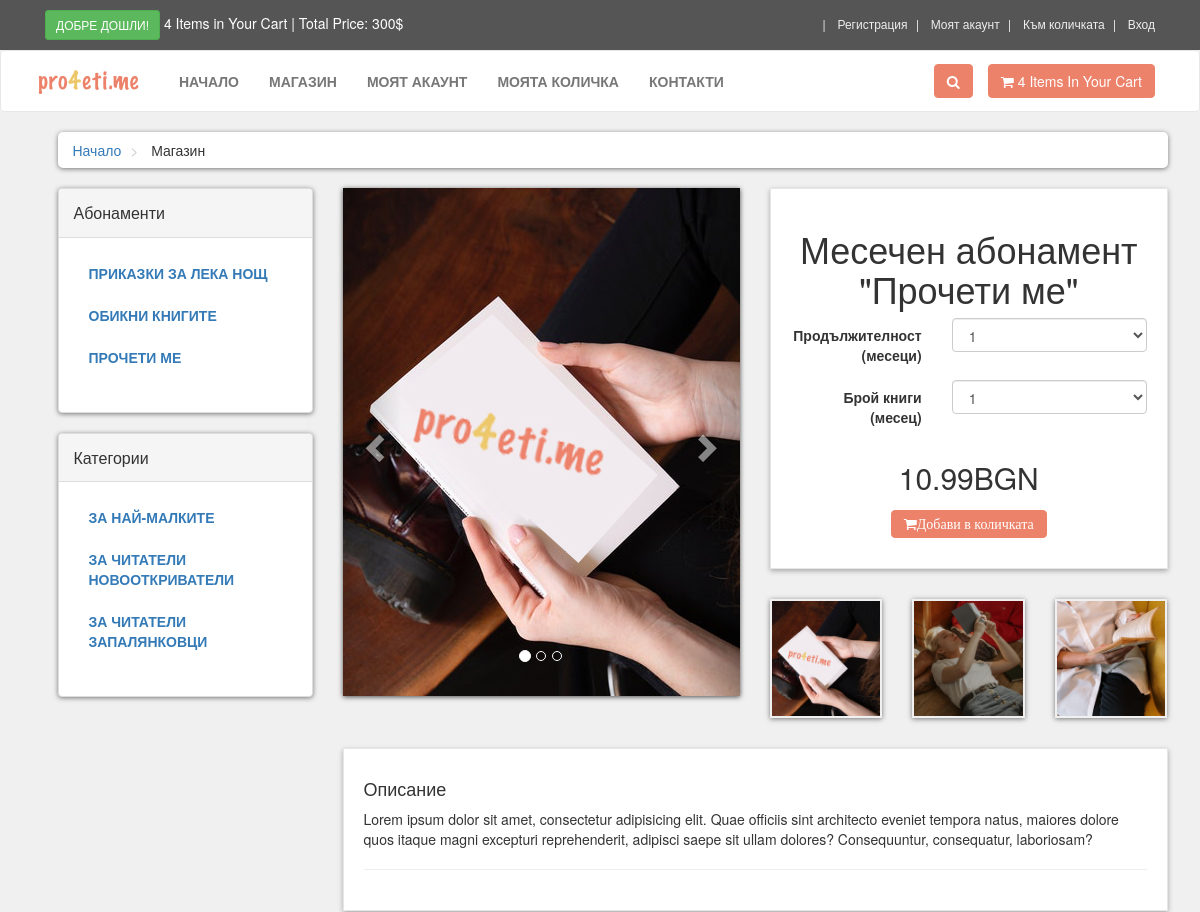
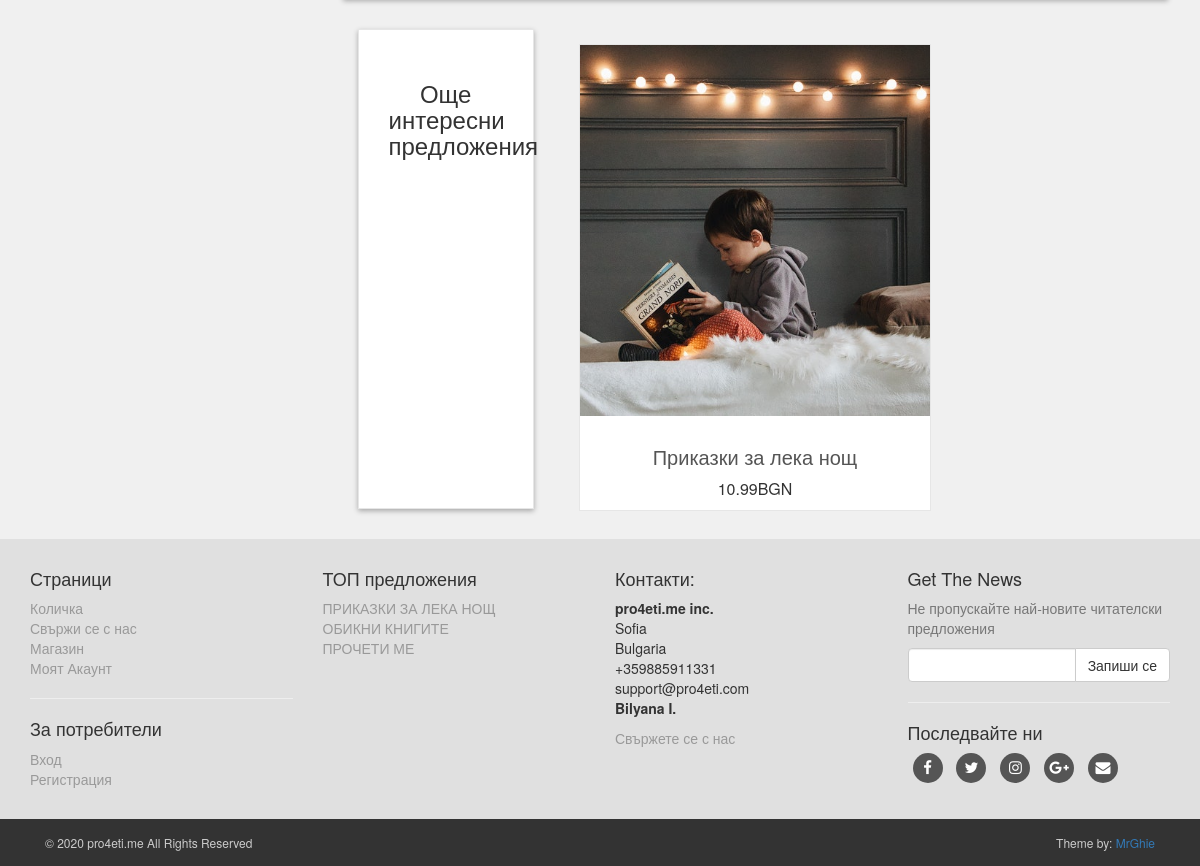
/details.php, run on the app's committed database (2 pictures, top to bottom).
### tables this page shows
CREATE TABLE `product_category` (
  `p_cat_id` int(10) NOT NULL,
  `p_cat_title` text NOT NULL,
  `p_cat_desc` text NOT NULL
);

CREATE TABLE `categories` (
  `cat_id` int(10) NOT NULL,
  `cat_title` text NOT NULL,
  `cat_desc` text NOT NULL
);

### functions/functions.php (the view, shortened to what this page needs)
<?php
$db = mysqli_connect("localhost","root","","e_store");
function getPCats(){
    global $db;
    $get_p_cats = "select * from product_category";
    $run_p_cats = mysqli_query($db,$get_p_cats);
    while($row_p_cats = mysqli_fetch_array($run_p_cats)){
        $p_cat_id = $row_p_cats['p_cat_id'];
        $p_cat_title = $row_p_cats['p_cat_title'];
        echo "
            <li>
                <a href='shop.php?p_cat=$p_cat_id'> $p_cat_title </a>
            </li>
        ";
    }
}
function getCats(){
    global $db;
    $get_cats = "select * from categories";
    $run_cats = mysqli_query($db,$get_cats);
    while($row_cats = mysqli_fetch_array($run_cats)){
        $cat_id = $row_cats['cat_id'];
        $cat_title = $row_cats['cat_title'];
        echo "
            <li>
                <a href='shop.php?cat=$cat_id'> $cat_title </a>
            </li>
        ";
    }
}
?>

### includes/footer.php (shortened to what this page needs)
<div id="footer">
    <div class="container">
        <div class="row">
            <div class="col-sm-6 col-md-3">
               <h4>Страници</h4>
                <ul>
                    <li><a href="cart.php">Количка</a></li>
                    <li><a href="contact.php">Свържи се с нас</a></li>
                    <li><a href="shop.php">Магазин</a></li>
                    <li><a href="checkout.php">Моят Акаунт</a></li>
                </ul>
                <hr>
                <h4>За потребители</h4>
                <ul>
                    <li><a href="checkout.php">Вход</a></li>
                    <li><a href="customer_register.php">Регистрация</a></li>
                </ul>
            </div>
            <div class="com-sm-6 col-md-3">
                <h4>ТОП предложения</h4>
                <ul>
                <?php
                        $get_p_cats = "select * from product_category";
                        $run_p_cats = mysqli_query($con, $get_p_cats);
                        while($row_p_cats=mysqli_fetch_array($run_p_cats)){
                            $p_cat_id = $row_p_cats['p_cat_id'];
                            $p_cat_title = $row_p_cats['p_cat_title'];
                            echo "
                                <li>
                                <a href='shop.php?p_cat=$p_cat_id'>
                                $p_cat_title
                                </a>
                                </li>
                            ";
                        }
                    ?>
                </ul>
            </div>
            <div class="col-sm-6 col-md-3">
               <h4>Контакти:</h4>
               <p>
                   <strong>pro4eti.me inc.</strong>
                   <br/>Sofia
                   <br/>Bulgaria
                   <br/>+359885911331
                   <br/>support@pro4eti.com
                   <br/><strong>Bilyana I.</strong>
               </p>
               <a href="contact.php">Свържете се с нас</a>
            </div>
            <div class="col-sm-6 col-md-3">
                <h4>Get The News</h4>
                <p class="text-muted">
                Не пропускайте най-новите читателски предложения</p>
                <form action="" method="post">
                    <div class="input-group">
                       <input type="text" class="form-control" name="email">
                       <span class="input-group-btn">
                          <input type="submit" value="Запиши се" class="btn btn-default">
                       </span>
                    </div>
                </form>
                <hr>
                <h4>Последвайте ни</h4>
                <p class="social">
                    <a href="#" class="fa fa-facebook"></a>
                    <a href="#" class="fa fa-twitter"></a>
                    <a href="#" class="fa fa-instagram"></a>
                    <a href="#" class="fa fa-google-plus"></a>
                    <a href="#" class="fa fa-envelope"></a>
                </p>
            </div>
        </div>
    </div>
</div>
<div id="copyright">
    <div class="container">
        <div class="col-md-6">
           <p class="pull-left">&copy; 2020 pro4eti.me All Rights Reserved</p>
        </div>
        <div class="col-md-6">
           <p class="pull-right"> Theme by: <a href="#">MrGhie</a></p>
        </div>
    </div>
</div>

### styles/style.css (style rules this page uses)
body { font-size: 14px; line-height: 1.42857143; color: #333333; background: #f0f0f0; overflow-x: hidden; }
#content .panel.sidebar-menu ul.nav.category-menu li a { text-transform: uppercase; font-weight: 600; }
#footer { background: #e0e0e0; padding: 20px 0; }
#footer ul { list-style: none; padding-left: 0px; }
#footer a { color: #999999; padding: 0; text-decoration: none; }
#footer .social { text-align: left; }
#footer .social a { margin: 0px 5px 0px; display: inline-block; color: #ffffff; width: 30px; height: 30px; border-radius: 15px; line-height: 30px; font-size: 15px; text-align: center; vertical-align: bottom; background: #555555; text-decoration: none; }
#copyright { background: #333333; color: #cccccc; padding: 15px 0px; font-size: 12px; }
#copyright p { margin: 0px; }

### data on the page
product_category: p_cat_title "ПРИКАЗКИ ЗА ЛЕКА НОЩ"
product_category: p_cat_title "ОБИКНИ КНИГИТЕ"
product_category: p_cat_title "ПРОЧЕТИ МЕ"
categories: cat_title "ЗА НАЙ-МАЛКИТЕ"
categories: cat_title "ЗА ЧИТАТЕЛИ НОВООТКРИВАТЕЛИ"
categories: cat_title "ЗА ЧИТАТЕЛИ ЗАПАЛЯНКОВЦИ"
